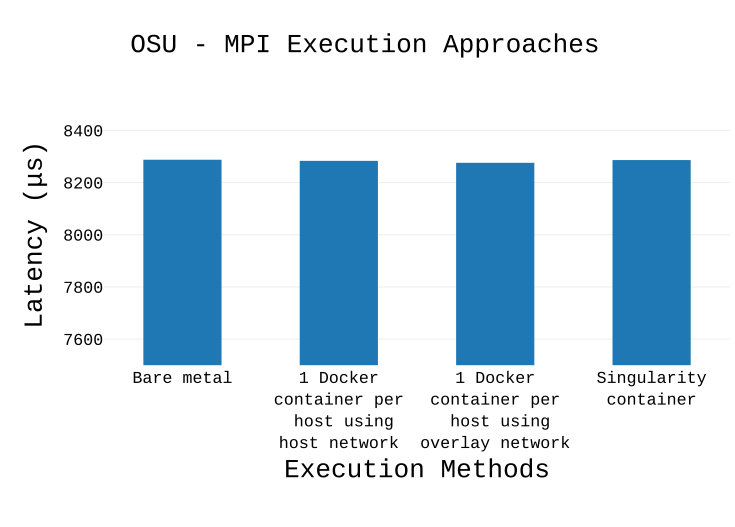

The script that drew this image:
import plotly.plotly as py
import plotly.graph_objs as go

trace1 = go.Bar(
            text=dict(family='Courier New, monospace',size=14,color='#000000'),
            x=['Bare metal',
                '1 Docker<br>container per<br> host using<br>host network<br>',
                '1 Docker<br>container per<br> host using<br>overlay network<br>',
		'Singularity<br>container<br>'
            ],
            y=[8287.578,	8283.294,	8275.754,	8286.378
	    ]
              )
data = [trace1]

layout = go.Layout(
	    margin = dict(l = 100, r = 0, b = 150, t = -100),
	    bargap=0.5,
            barmode='group',
            title="OSU - MPI Execution Approaches",
 	    titlefont=dict(family='Courier New, monospace',size=25,color='#000000'),
            
            xaxis=dict( 
                title='Execution Methods',
		titlefont=dict(family='Courier New, monospace',size=25,color='#000000'),
		tickfont=dict(family='Courier New, monospace',size=16,color='#000000')
                ),
            yaxis=dict(
                title="Latency ("+u'\u03bc'+"s)",
		titlefont=dict(family='Courier New, monospace',size=25,color='#000000'),
		tickfont=dict(family='Courier New, monospace',size=16,color='#000000'),
		range=[7500,8500]
                )
            
            )



fig = go.Figure(data=data, layout=layout)
py.image.save_as(fig, filename="osu_approaches.pdf") 
